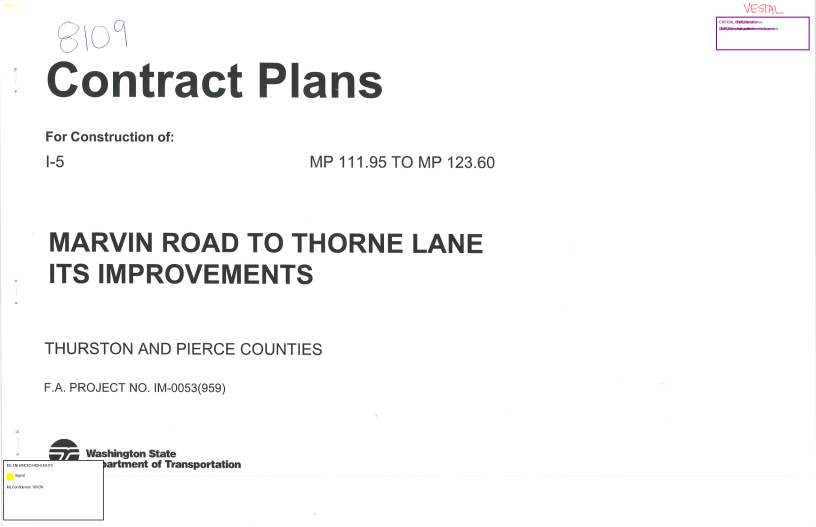
#> input picture real_highlighted_plans/highlighted_001.png, 2448 x 1580 px (shown at 1/3 size)
$ python scale_detector.py ../../real_highlighted_plans/highlighted_001.png
#> lines starting #> are read from the running program, lines starting #| are printed output that depends on the picture; after the words box and inside, x2 and y2 are one past the last pixel; in counts of white or black regions, pixels touching at a corner belong together
"""
Scale Detector

Detects and analyzes drawing scales in engineering drawings.
This is essential for understanding dimensions and measurements.
"""

import io
import logging
import re
from dataclasses import dataclass
from pathlib import Path
from typing import Any, Dict, List, Optional, Tuple

import cv2
import fitz  # PyMuPDF
import numpy as np
from PIL import Image

logger = logging.getLogger(__name__)


@dataclass
class ScaleDetection:
    """Result of scale detection."""

    detected: bool
    scale_factor: float  # Drawing units per real units
    scale_text: str  # Original scale text
    scale_type: str  # "graphic", "text", "ratio"
    confidence: float
    position: Tuple[int, int]  # (x, y) coordinates
    size: Tuple[int, int]  # (width, height)
    units: str  # "feet", "meters", "inches", etc.
    graphic_scale_length: Optional[float] = None  # Length of graphic scale bar


class ScaleDetector:
    """
    Advanced scale detection system.

    Features:
    - Text-based scale detection (OCR)
    - Graphic scale bar detection
    - Multiple unit system support
    - Scale factor calculation
    - Confidence scoring
    """

    def __init__(self):
        """Initialize the scale detector."""
        # Scale text patterns
        self.scale_patterns = {
            "imperial": [
                r'(\d+(?:\.\d+)?)\s*["\']?\s*=\s*(\d+(?:\.\d+)?)\s*(ft|feet|foot)',
                r"(\d+(?:\.\d+)?)\s*inch(?:es)?\s*=\s*(\d+(?:\.\d+)?)\s*(ft|feet|foot)",
                r'scale\s*[:\s]*(\d+(?:\.\d+)?)\s*["\']?\s*=\s*(\d+(?:\.\d+)?)\s*(ft|feet|foot)',
                r'(\d+(?:\.\d+)?)\s*["\']?\s*=\s*(\d+(?:\.\d+)?)\s*(yd|yard|yards)',
                r'(\d+(?:\.\d+)?)\s*["\']?\s*=\s*(\d+(?:\.\d+)?)\s*(mi|mile|miles)',
            ],
            "metric": [
                r"(\d+(?:\.\d+)?)\s*(mm|millimeter|millimeters)\s*=\s*(\d+(?:\.\d+)?)\s*(m|meter|meters)",
                r"(\d+(?:\.\d+)?)\s*(cm|centimeter|centimeters)\s*=\s*(\d+(?:\.\d+)?)\s*(m|meter|meters)",
                r"scale\s*[:\s]*(\d+(?:\.\d+)?)\s*(mm|cm|m)\s*=\s*(\d+(?:\.\d+)?)\s*(m|meter|meters)",
                r"(\d+(?:\.\d+)?)\s*(mm|cm|m)\s*=\s*(\d+(?:\.\d+)?)\s*(km|kilometer|kilometers)",
            ],
            "ratio": [
                r"(\d+(?:\.\d+)?)\s*:\s*(\d+(?:\.\d+)?)",
                r"scale\s*[:\s]*(\d+(?:\.\d+)?)\s*:\s*(\d+(?:\.\d+)?)",
                r"(\d+(?:\.\d+)?)\s*to\s*(\d+(?:\.\d+)?)",
            ],
        }

        # Common scale values
        self.common_scales = {
            "architectural": [1 / 8, 1 / 4, 1 / 2, 1, 2, 4, 8, 16, 32, 64],
            "engineering": [
                1 / 10,
                1 / 20,
                1 / 30,
                1 / 40,
                1 / 50,
                1 / 60,
                1 / 80,
                1 / 100,
                1 / 200,
            ],
            "metric": [1 / 50, 1 / 100, 1 / 200, 1 / 500, 1 / 1000, 1 / 2000, 1 / 5000],
        }

        # Detection parameters
        self.min_confidence = 0.5
        self.min_scale_bar_length = 50  # pixels
        self.max_scale_bar_length = 500  # pixels

        logger.info("ScaleDetector initialized")

    def detect_scale(self, image: np.ndarray) -> ScaleDetection:
        """
        Detect scale in the given image.

        Args:
            image: Input image as numpy array (grayscale or BGR)

        Returns:
            ScaleDetection object with detection results
        """
        if image is None:
            return ScaleDetection(
                detected=False,
                scale_factor=1.0,
                scale_text="",
                scale_type="unknown",
                confidence=0.0,
                position=(0, 0),
                size=(0, 0),
                units="unknown",
            )

        # Convert to grayscale if needed
        if len(image.shape) == 3:
            gray = cv2.cvtColor(image, cv2.COLOR_BGR2GRAY)
        else:
            gray = image.copy()

        # 1. Text-based scale detection
        text_result = self._detect_scale_by_text(gray)

        # 2. Graphic scale bar detection
        graphic_result = self._detect_graphic_scale(gray)

        # 3. Pattern-based detection
        pattern_result = self._detect_scale_patterns(gray)

        # Combine results
        best_result = self._combine_scale_results(
            text_result, graphic_result, pattern_result
        )

        return best_result

    def _detect_scale_by_text(self, gray_image: np.ndarray) -> Optional[ScaleDetection]:
        """Detect scale by finding scale text using OCR."""
        # This would integrate with OCR (pytesseract)
        # For now, return None - would need OCR implementation
        return None

    def _detect_graphic_scale(self, gray_image: np.ndarray) -> Optional[ScaleDetection]:
        """Detect graphic scale bars."""
        # Apply edge detection
        edges = cv2.Canny(gray_image, 50, 150)
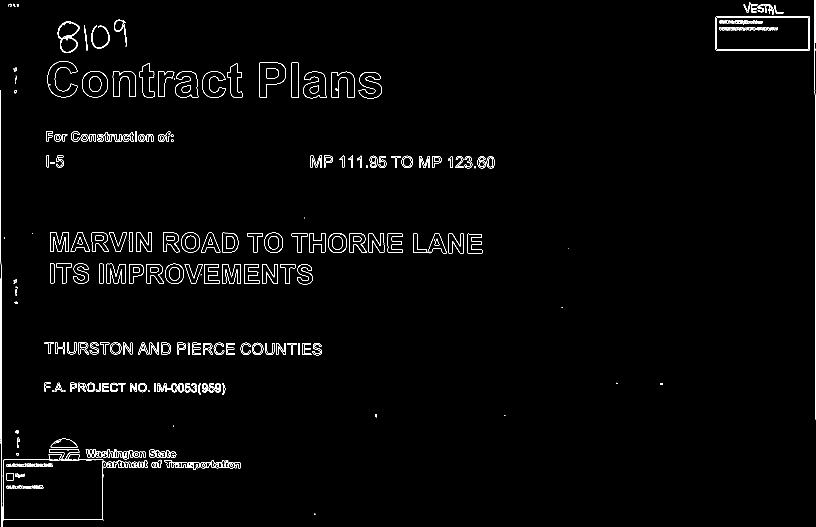
#> edges: shape (1580, 2448) (shown at 1/3 size); 1.1% white in thin lines or dots

        # Find lines using Hough transform
        lines = cv2.HoughLinesP(
            edges,
            1,
            np.pi / 180,
            threshold=50,
            minLineLength=self.min_scale_bar_length,
            maxLineGap=10,
        )
#> lines = 230 rows, first 6: [2446, 1094, 2446, 562], [2, 1331, 2, 1109], [3, 1037, 3, 788], [1, 584, 1, 271], [4, 1283, 4, 1027], [2445, 592, 2445, 272]

        if lines is None:
            return None

        best_result = None
        best_confidence = 0.0

        for line in lines:
            x1, y1, x2, y2 = line[0]

            # Calculate line properties
            length = np.sqrt((x2 - x1) ** 2 + (y2 - y1) ** 2)

            # Check if line length is in reasonable range for scale bar
            if self.min_scale_bar_length <= length <= self.max_scale_bar_length:
                # Look for tick marks or divisions
                confidence = self._analyze_scale_bar_confidence(
                    gray_image, x1, y1, x2, y2
                )

                if confidence > best_confidence and confidence > self.min_confidence:
                    best_confidence = confidence
                    best_result = ScaleDetection(
                        detected=True,
                        scale_factor=1.0,  # Would need calibration
                        scale_text="Graphic scale bar",
                        scale_type="graphic",
                        confidence=confidence,
                        position=(min(x1, x2), min(y1, y2)),
                        size=(abs(x2 - x1), abs(y2 - y1)),
                        units="unknown",
                        graphic_scale_length=length,
                    )
#> this loop made 230 passes
#> (x1, y1, x2, y2, length, x_min in _analyze_scale_bar_confidence, x_max in _analyze_scale_bar_confidence, y_min in _analyze_scale_bar_confidence) on passes 2, 9: (2, 1331, 2, 1109, 222, 0, 22, 1089), (2147, 52, 2428, 52, 281, 2127, 2448, 32)
#> (x1, y1, x2, y2, length, x_min in _analyze_scale_bar_confidence, x_max in _analyze_scale_bar_confidence, y_min in _analyze_scale_bar_confidence) on passes 3 to 8: (3, 1037, 3, 788, 249, 0, 23, 768), (1, 584, 1, 271, 313, 0, 21, 251), (4, 1283, 4, 1027, 256, 0, 24, 1007), (2445, 592, 2445, 272, 320, 2425, 2448, 252), (4, 1558, 308, 1558, 304, 0, 328, 1538), (2147, 147, 2428, 147, 281, 2127, 2448, 127)
#> pass 2, in _analyze_scale_bar_confidence, `roi = gray_image[y_min:y_max, x_min:x_max]`:
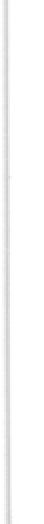
#> roi: shape (262, 22) (shown 2 times larger); min 204, max 255, mean 250
#> pass 2, in _analyze_scale_bar_confidence, `edges = cv2.Canny(roi, 30, 100)`:
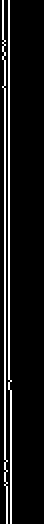
#> edges: shape (262, 22) (shown 2 times larger); 9.1% white in thin lines or dots, all inside (x1, y1, x2, y2) = (1, 0, 6, 262)
#> pass 3, in _analyze_scale_bar_confidence (call 2), `roi = gray_image[y_min:y_max, x_min:x_max]`:
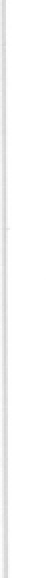
#> roi: shape (289, 23) (shown 2 times larger); min 209, max 255, mean 250.7
#> pass 3, in _analyze_scale_bar_confidence (call 2), `edges = cv2.Canny(roi, 30, 100)`:
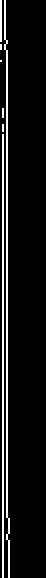
#> edges: shape (289, 23) (shown 2 times larger); 8.2% white in thin lines or dots, all inside (x1, y1, x2, y2) = (0, 0, 5, 289)

        return best_result

    def _detect_scale_patterns(
        self, gray_image: np.ndarray
    ) -> Optional[ScaleDetection]:
        """Detect scale patterns in the image."""
        # This would look for common scale patterns
        # For now, return None - would need pattern recognition
        return None

    def _analyze_scale_bar_confidence(
        self, gray_image: np.ndarray, x1: int, y1: int, x2: int, y2: int
    ) -> float:
        """Analyze confidence that a line represents a scale bar."""
        # Extract region around the line
        margin = 20
        x_min = max(0, min(x1, x2) - margin)
        x_max = min(gray_image.shape[1], max(x1, x2) + margin)
        y_min = max(0, min(y1, y2) - margin)
        y_max = min(gray_image.shape[0], max(y1, y2) + margin)

        roi = gray_image[y_min:y_max, x_min:x_max]

        # Look for tick marks or divisions
        # Apply edge detection to find perpendicular lines
        edges = cv2.Canny(roi, 30, 100)

        # Count edge pixels (tick marks)
        edge_density = np.sum(edges > 0) / (edges.shape[0] * edges.shape[1])

        # Higher confidence for more structured patterns
        confidence = min(1.0, edge_density * 10)

        return confidence

    def _combine_scale_results(
        self,
        text_result: Optional[ScaleDetection],
        graphic_result: Optional[ScaleDetection],
        pattern_result: Optional[ScaleDetection],
    ) -> ScaleDetection:
        """Combine multiple scale detection results."""
        results = [
            r for r in [text_result, graphic_result, pattern_result] if r is not None
        ]

        if not results:
            return ScaleDetection(
                detected=False,
                scale_factor=1.0,
                scale_text="",
                scale_type="unknown",
                confidence=0.0,
                position=(0, 0),
                size=(0, 0),
                units="unknown",
            )

        # Return the result with highest confidence
        best_result = max(results, key=lambda r: r.confidence)
        return best_result

    # [148 lines left out: functions parse_scale_text, validate_scale_factor, detect_from_pdf, calculate_real_distance, not called in this run]


def main():
    """Test the scale detector."""
    import argparse

    parser = argparse.ArgumentParser(description="Scale Detector")
    parser.add_argument("input", help="Input image or PDF file")
    parser.add_argument("--page", type=int, default=0, help="PDF page number (0-based)")
    parser.add_argument("--test-text", help="Test scale text parsing")

    args = parser.parse_args()

    # Initialize detector
    detector = ScaleDetector()

    # Test text parsing if provided
    if args.test_text:
        result = detector.parse_scale_text(args.test_text)
        print(f"Scale Text Parsing Results:")
        print(f"  Text: {args.test_text}")
        if result.detected:
            print(f"  Detected: {result.detected}")
            print(f"  Scale Factor: {result.scale_factor}")
            print(f"  Units: {result.units}")
            print(f"  Type: {result.scale_type}")
        else:
            print(f"  No scale detected")
        return

    # Detect scale
    if args.input.lower().endswith(".pdf"):
        result = detector.detect_from_pdf(args.input, args.page)
    else:
        image = cv2.imread(args.input, cv2.IMREAD_GRAYSCALE)
        result = detector.detect_scale(image)

    # Print results
    print(f"Scale Detection Results:")
    print(f"  Detected: {result.detected}")
#|   Detected: True
    if result.detected:
        print(f"  Scale Factor: {result.scale_factor}")
#|   Scale Factor: 1.0
        print(f"  Scale Text: {result.scale_text}")
#|   Scale Text: Graphic scale bar
        print(f"  Type: {result.scale_type}")
#|   Type: graphic
        print(f"  Confidence: {result.confidence:.3f}")
#|   Confidence: 1.000
        print(f"  Position: {result.position}")
#|   Position: (2147, 52)
        print(f"  Size: {result.size}")
#|   Size: (281, 0)
        print(f"  Units: {result.units}")
#|   Units: unknown
        if result.graphic_scale_length:
            print(f"  Graphic Scale Length: {result.graphic_scale_length:.1f} pixels")
#|   Graphic Scale Length: 281.0 pixels


if __name__ == "__main__":
    main()
